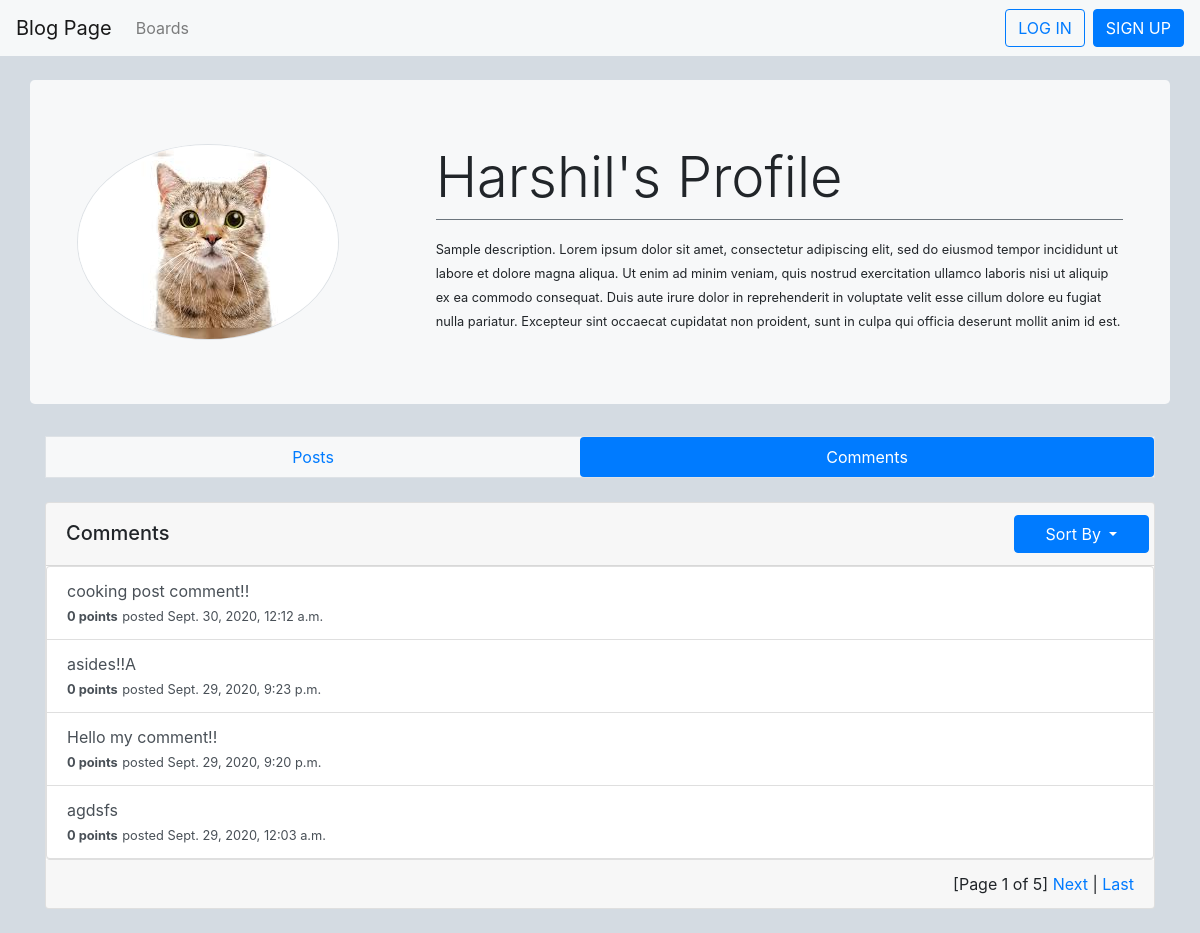
The page /profile/2/comments/ on the database as committed earlier.
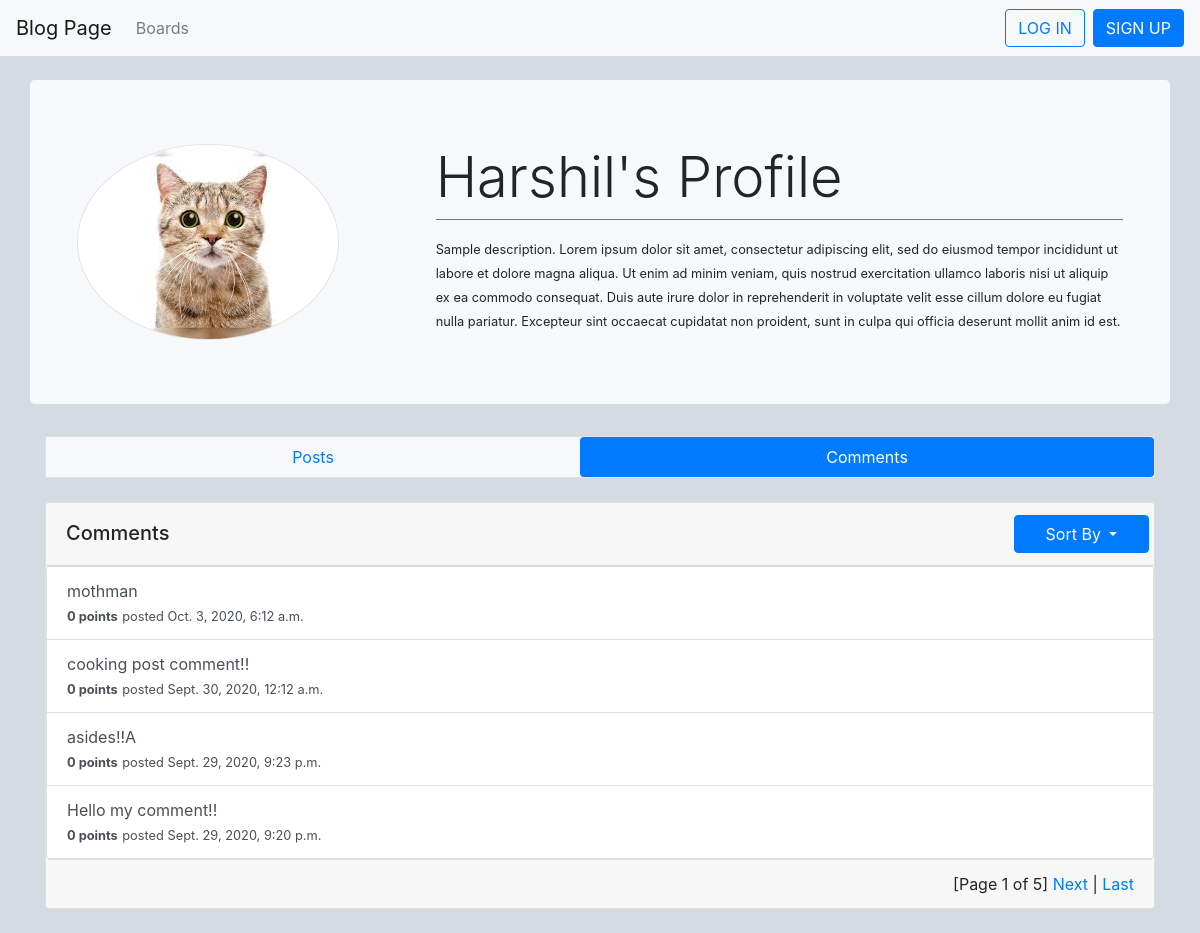
The same page on the database as committed later.
### blog/models.py (models this page shows, shortened)
class Comment(models.Model):
    content = models.CharField("Comment", max_length=500)
    date_posted = models.DateTimeField(auto_now_add=True)
    date_edited = models.DateTimeField(null=True, blank=True)
    post = models.ForeignKey(Post, on_delete=models.CASCADE)
    author = models.ForeignKey(User, on_delete=models.CASCADE)
    likes = models.ManyToManyField(User, blank=True, related_name='comment_likes')
    dislikes = models.ManyToManyField(User, blank=True, related_name='comment_dislikes')
    def get_rating(self):
        return self.likes.count() - self.dislikes.count()

### user/views.py (the view)
# urls.py: path('profile/<int:pk>/comments/', profile_comments, name='profile-comments'),
def profile_comments(request, pk):
    profile_user = get_object_or_404(User, pk=pk)
    paginator = Paginator(profile_user.comment_set.all().order_by('-date_posted'), 4)
    page_number = request.GET.get('page')
    page_obj = paginator.get_page(page_number)
    context = {
        'profile_user': profile_user,
        'page_obj': page_obj
    }
    return render(request, 'blog/profile_comments.html', context)

### blog/context_processors.py (called while the page is built)
def search_form(request):
    search_form = SearchForm()
    return {"search_form": search_form}

def top_boards(request):
    return {'popular_boards': sorted(Board.objects.all(), key=lambda obj: -obj.get_popularity_rating())[:4]}

### blog/models.py (called while the page is built)
    def get_popularity_rating(self):
        return ( self.post_set.filter(date_posted__gte=timezone.now()-timedelta(days=7)).count())

### blog/templates/blog/profile_comments.html (shortened to what this page needs)
{% extends 'blog/profile_base.html' %}
{% block header %}
    <div class='jumbotron row mt-4'style="background-color: #f7f8f9;">
        <div class='col-4'>
            <img src="{{ profile_user.profile.picture.url }}" class='rounded-circle account-img border' alt="">
        </div>
        <div class='col-8'>
            <h3 class='display-4'>{{ profile_user.username }}'s Profile</h3>
            <div class='border-top border-secondary pt-3'>
                <small>{{ profile_user.profile.description }}</small>
            </div>
        </div>
    </div>
{% endblock header %}
{% block profile-navbar %}
    <nav class="nav nav-pills border nav-fill my-4" style="background-color: #f7f8f9;">
        <a class="nav-link" href="{% url 'view-profile' profile_user.pk %}">Posts</a>
        <a class="nav-link active" href="{% url 'profile-comments' profile_user.pk %}">Comments</a>
      </nav>
{% endblock profile-navbar %}
{% block content %}
    <div class='card my-4'>
        <div class='col card-header'>
            <span class='row'>
                <h5 class='col-10 mr-4 align-self-end'>Comments</h5>
                <button class="col ml-4 btn btn-primary dropdown-toggle" type="button" id="dropdownMenuButton" data-toggle="dropdown" aria-haspopup="true" aria-expanded="false">
                Sort By
                </button>
            </span>
        </div>
        <div class='list-group'>
            {% if profile_user.comment_set.all %}
                {% for comment in page_obj %}
                <a href="{% url 'post' comment.post.board.id comment.post.id %}" class='list-group-item list-group-item-action'>
                    <div>
                        {{ comment.content }}
                    </div>
                    <div>
                        {% if comment in user.comment_likes.all %}
                            <small><strong style="color: #F73009;">{{ comment.get_rating }} points</strong></small>
                        {% elif comment in user.comment_dislikes.all %}
                            <small><strong style="color: #8283F6;">{{ comment.get_rating }} points</strong> </small>
                        {% else %}
                            <small><strong>{{ comment.get_rating }} points</strong></small>
                        {% endif %}
                        <small>posted {{ comment.date_posted}}</small>
                    </div>
                </a>
                {% endfor %}
            {% else %}
                <p class='d-flex pt-2 justify-content-center'>No Comments</p>
            {% endif %}
        </div>
        {% if page_obj.paginator.num_pages > 1 %}
            <div class='card-footer d-flex justify-content-end'>
                <span class='step-links'>
                    <span class='current'>
                        [Page {{ page_obj.number }} of {{ page_obj.paginator.num_pages }}]
                    </span>
                    {% if page_obj.has_next %}
                        <a href="?page={{ page_obj.next_page_number }}">Next</a>
                        |
                        <a href="?page={{ page_obj.paginator.num_pages }}">Last</a>
                    {% endif %}
                </span>
            </div>
        {% endif %}
    </div>
{% endblock content %}

Rows that differ between the two databases and show on the page:
no longer on this page (row unchanged): Comment: content "agdsfs", get_rating "0", date_posted "Sept. 29, 2020, 12:03 a.m."
added Comment: content "mothman", get_rating "0", date_posted "Oct. 3, 2020, 6:12 a.m."
